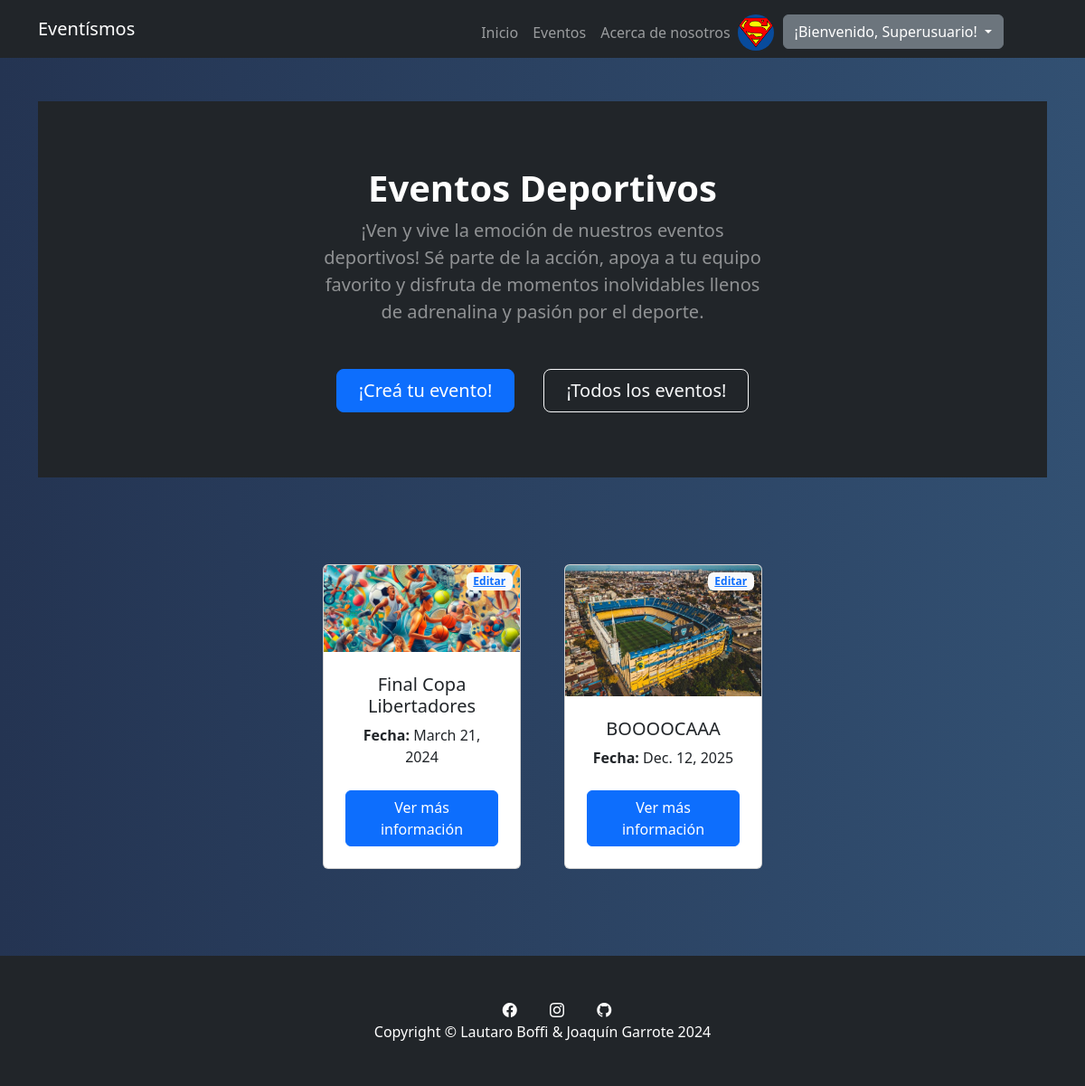
The app's page /appentrega/deportivos/ (signed in) with its own data.
### users/models.py (models this page shows, shortened)
class CustomUser(AbstractUser):
    first_name = models.CharField(max_length=30, blank=True)
    last_name = models.CharField(max_length=30, blank=True)
    profile_picture = models.ImageField(upload_to='profile_pictures/', null=True, blank=True)
    description = models.CharField(max_length=30, blank=True)

### appentrega/models.py (models this page shows, shortened)
class Evento(models.Model):
    CATEGORIA_CHOICES = [
        ("SinCategoria", "Sin categoría"),
        ("FestivalCorporativo", "Festival Corporativo"),
        ("FestivalMusical", "Festival Musical"),
        ("FestivalCine", "Festival Cine"),
        ("FestivalGastronomico", "Festival Gastronómico"),
        ("FestivalDeportivo", "Festival Deportivo"),
    ]
    nombre = models.CharField(max_length=40)
    categoria = models.CharField(max_length=40, choices=CATEGORIA_CHOICES)
    ubicacion = models.CharField(max_length=40)
    fecha = models.DateField()
    descripcion = models.CharField(max_length=10000)
    imagen = models.ImageField(upload_to='event_images/', null=True, blank=True)

### appentrega/views.py (the view)
# urls.py: path('deportivos/', views.deportivos, name="Deportivos"),
def deportivos(request):
    object_list = Evento.objects.all()
    return render(request, "appentrega/evento/categorias/deportivos.html", {'object_list': object_list})

### appentrega/templates/appentrega/evento/categorias/deportivos.html (shortened to what this page needs)
{% extends 'appentrega/base.html' %}
{% load static %}
{% block form %}
<header class="bg-dark py-5">
    <div class="container px-5">
        <div class="row gx-5 justify-content-center">
            <div class="col-lg-6">
                <div class="text-center mb-0 mt-4">
                    <h1 class="display-7 fw-bolder text-white mb-2">Eventos Deportivos</h1>
                </div>
                <div class="text-center mb-5 mt-0">
                    <p class="lead fw-normal text-white-50 mb-0">¡Ven y vive la emoción de nuestros eventos deportivos! Sé parte de la acción, apoya a tu equipo favorito y disfruta de momentos inolvidables llenos de adrenalina y pasión por el deporte.</p>
                </div>
                <div class="d-grid gap-3 d-sm-flex justify-content-sm-center mb-4 mt-4">
                    <a class="btn btn-primary btn-lg px-4 me-sm-3" href="{% url "CrearEvento" %}">¡Creá tu evento!</a>
                    <a class="btn btn-outline-light btn-lg px-4" href="{% url "ListaEvento" %}">¡Todos los eventos!</a>
                </div>
            </div>
        </div>
    </div>
</header>
<section class="py-5" id="features">
    <div class="container px-4 px-lg-5 mt-5">
        <div class="row gx-4 gx-lg-5 row-cols-2 row-cols-md-3 row-cols-xl-4 justify-content-center">
            {% for evento in object_list %}
                {% if evento.categoria == "FestivalDeportivo" %}
                    <div class="col mb-5">
                        <div class="card h-100">
                            <div class="badge bg-light text-black position-absolute" style="top: 0.5rem; right: 0.5rem">
                                <a href="{% url 'EditarEvento' evento.id %}">Editar</a>
                            </div>
                            {% if evento.imagen %}
                                <img class="card-img-top" src="{{ evento.imagen.url }}" alt="Evento Imagen" style="max-width: 450px; max-height: 300px" />
                            {% else %}
                                <p>No hay imagen disponible</p>
                            {% endif %}
                            <div class="card-body p-4">
                                <div class="text-center">
                                    <h5 class="card-title">{{ evento.nombre }}</h5>
                                    <p class="card-text"><strong>Fecha: </strong>{{ evento.fecha }}</p>
                                </div>
                            </div>
                            <div class="card-footer p-4 pt-0 border-top-0 bg-transparent">
                                <div class="text-center"><a href="{% url 'DetalleEvento' evento.id %}" class="btn btn-primary">Ver más información</a></div>
                            </div>
                        </div>
                    </div>
                {% endif %}
            {% endfor %}
        </div>
    </div>
</section>
{% endblock form %}

### appentrega/templates/appentrega/base.html (shortened to what this page needs)
<!DOCTYPE html>
<html lang="en">
  <head>
    {% load static %}
    <link href="https://cdn.jsdelivr.net/npm/bootstrap-icons@1.4.1/font/bootstrap-icons.css" rel="stylesheet" />
    <link href="{% static "css/styles.css" %}" rel="stylesheet" />
  </head>
  <body>
    <nav class="navbar navbar-expand-lg navbar-dark bg-dark w-100">
      <div class="container">
          <a class="navbar-brand" href="{% url "Inicio" %}">Eventísmos</a>
          <div class="collapse navbar-collapse" id="navbarSupportedContent">
              <ul class="navbar-nav ms-auto mt-2 mb-lg-0 me-5">
                  <li class="nav-item"><a class="nav-link" href="{% url "Inicio" %}">Inicio</a></li>
                  <li class="nav-item"><a class="nav-link" href="{% url "ListaEvento" %}">Eventos</a></li>
                  <li class="nav-item"><a class="nav-link" href="{% url "About" %}">Acerca de nosotros</a></li>
                  {% if request.user.is_authenticated %}
                      {% if user.profile_picture %}
                          <img src="{{user.profile_picture.url}}" alt="" class="rounded-circle profile-picture" style="height: 40px; width: 40px; margin-right: 10px;">
                      {% endif %}
                      <div class="dropdown">
                          <button class="btn btn-secondary dropdown-toggle" type="button" id="dropdownMenuButton1" data-bs-toggle="dropdown" aria-expanded="false">
                              ¡Bienvenido, {{ request.user.username }}!
                          </button>
                      </div>
                  {% endif %}
              </ul>
          </div>
      </div>
  </nav>
    <div class="container mt-5">
      {% block form %}
      {% endblock form %}
  </div>
  <footer class="py-5 bg-dark">
    <div class="container px-5">
        <p class="m-0 text-center text-white medium">
            <a href="#" class="text-white mx-3"><i class="bi bi-facebook bi-3x"></i></a>
            <a href="#" class="text-white mx-3"><i class="bi bi-instagram bi-3x"></i></a>
            <a href="#" class="text-white mx-3"><i class="bi bi-github bi-3x"></i></a>
            <br>
            Copyright &copy; Lautaro Boffi & Joaquín Garrote 2024
        </p>
    </div>
</footer>
  </body>
</html>

### records on screen
CustomUser: profile_picture (picture), user.username "Superusuario"
Evento: imagen (picture), nombre "Final Copa Libertadores", fecha "March 21, 2024"
Evento: imagen (picture), nombre "BOOOOCAAA", fecha "Dec. 12, 2025"
